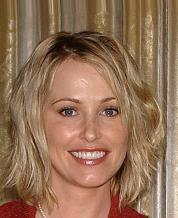
#> input picture datasets/celeba/img/107.jpg, 178 x 218 px, given in place of 0.jpg, which was not available
$ python main.py
#> lines starting #> are read from the running program, lines starting #| are printed output that depends on the picture; pictures that were not available may be replaced by others from this repository, and a replacement may not be noted
### A1/data_A1.py
import numpy as np
from sklearn.decomposition import PCA
from sklearn.preprocessing import StandardScaler
import pandas as pd
import cv2

class data_A1:
    def train(self):    #get the training dataset
        sum = 5000

        img = list(range(0,sum))
        for i in range(0,sum):
            img_ = cv2.imread('././datasets/celeba/img/%d.jpg' % i)     #Read the .jpg pictures
#> img_ is the input picture: shape (218, 178, 3); mean B, G, R 87.3, 112.5, 147.7
            img_gray = cv2.cvtColor(img_,cv2.COLOR_RGB2GRAY)    #Convert to the gray value
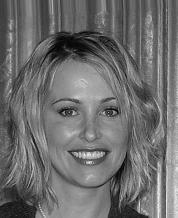
#> img_gray: shape (218, 178); min 1, max 243, mean 109
            img_gray_re = img_gray[20:158,20:198]   #Crop image
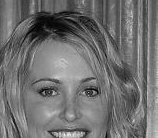
#> img_gray_re: shape (138, 158); min 1, max 243, mean 111.7
            img[i] = img_gray_re.flatten()
#> pass 2 of the loop in train, `for i in range(0,sum):`:
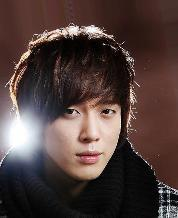
#> input picture datasets/celeba/img/1181.jpg, 178 x 218 px, given in place of 1.jpg, which was not available
#> in train, img_ is the input picture: shape (218, 178, 3); mean B, G, R 59, 62.2, 79.7
#> in train, `img_gray = cv2.cvtColor(img_,cv2.COLOR_RGB2GRAY)`:
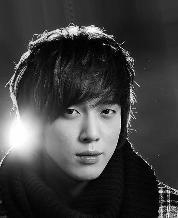
#> img_gray: shape (218, 178); min 0, max 255, mean 63.2
#> in train, `img_gray_re = img_gray[20:158,20:198]`:
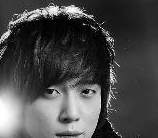
#> img_gray_re: shape (138, 158); min 0, max 255, mean 72.9
        X_raw = np.array(img)

        labels = pd.read_csv('././datasets/celeba/labels.csv')  #Read the labels
        Y_raw = labels['gender']
        Y = np.array(Y_raw.values).flatten()[0:sum]

        scaler = StandardScaler()   #Standadize the data
        scaler = scaler.fit(X_raw)
        X_sta = scaler.transform(X_raw)
        self.scaler = scaler

        n_componets = 120   #Use PCA to reduce the demensianlity of input data
        pca = PCA(n_components=n_componets,random_state=99)
        pca.fit(X_sta)
        print('A1_pca variance',pca.explained_variance_ratio_.sum())    #Check the information kept after dimensionality reduction
        X = pca.transform(X_sta)
        self.pca = pca
        return X, Y

    # [18 lines left out: function test, not called in this run]

### main.py
#import lab2_landmarks as l2
import numpy as np
import pandas as pd
import sys
import gc
sys.path.append('./A1/')
from data_A1 import data_A1
from A1 import A1
sys.path.append('./A2/')
from A2 import A2
from data_A2 import data_A2
sys.path.append('./B1/')
from data_B1 import data_B1
from B1 import B1
sys.path.append('./B2/')
from data_B2 import data_B2
from B2 import B2
#=================================================================
# Data preprocessing

data_A1 = data_A1()
#> (the run stopped early here; a loop or call above may not have finished)
